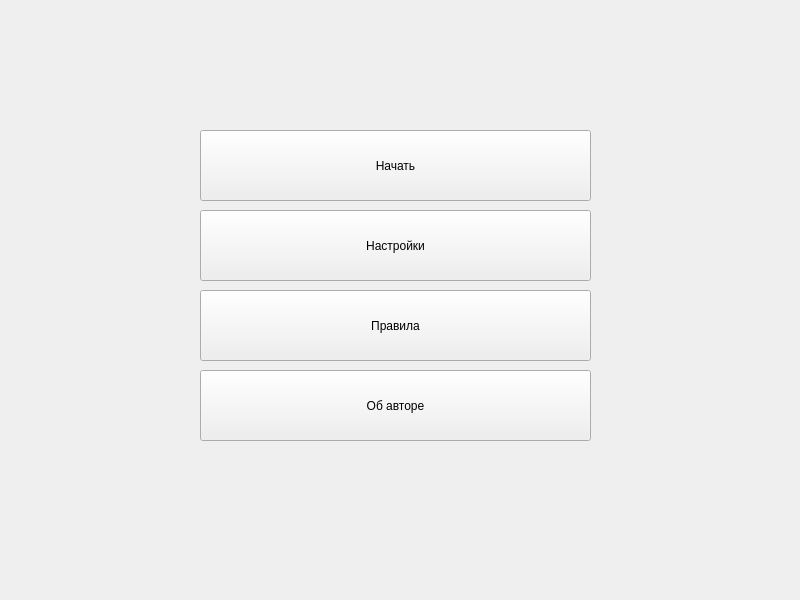
<?xml version="1.0" encoding="UTF-8"?>
<ui version="4.0">
 <class>MainWindow</class>
 <widget class="QMainWindow" name="MainWindow">
  <property name="geometry">
   <rect>
    <x>0</x>
    <y>0</y>
    <width>800</width>
    <height>600</height>
   </rect>
  </property>
  <property name="windowTitle">
   <string>MainWindow</string>
  </property>
  <widget class="QWidget" name="centralwidget">
   <widget class="QPushButton" name="startButton">
    <property name="geometry">
     <rect>
      <x>200</x>
      <y>130</y>
      <width>391</width>
      <height>71</height>
     </rect>
    </property>
    <property name="text">
     <string>Начать</string>
    </property>
   </widget>
   <widget class="QPushButton" name="rulesButton">
    <property name="geometry">
     <rect>
      <x>200</x>
      <y>290</y>
      <width>391</width>
      <height>71</height>
     </rect>
    </property>
    <property name="text">
     <string>Правила</string>
    </property>
   </widget>
   <widget class="QPushButton" name="settingsButton">
    <property name="geometry">
     <rect>
      <x>200</x>
      <y>210</y>
      <width>391</width>
      <height>71</height>
     </rect>
    </property>
    <property name="text">
     <string>Настройки</string>
    </property>
   </widget>
   <widget class="QPushButton" name="aboutButton">
    <property name="geometry">
     <rect>
      <x>200</x>
      <y>370</y>
      <width>391</width>
      <height>71</height>
     </rect>
    </property>
    <property name="text">
     <string>Об авторе</string>
    </property>
   </widget>
  </widget>
 </widget>
 <resources/>
 <connections/>
</ui>
